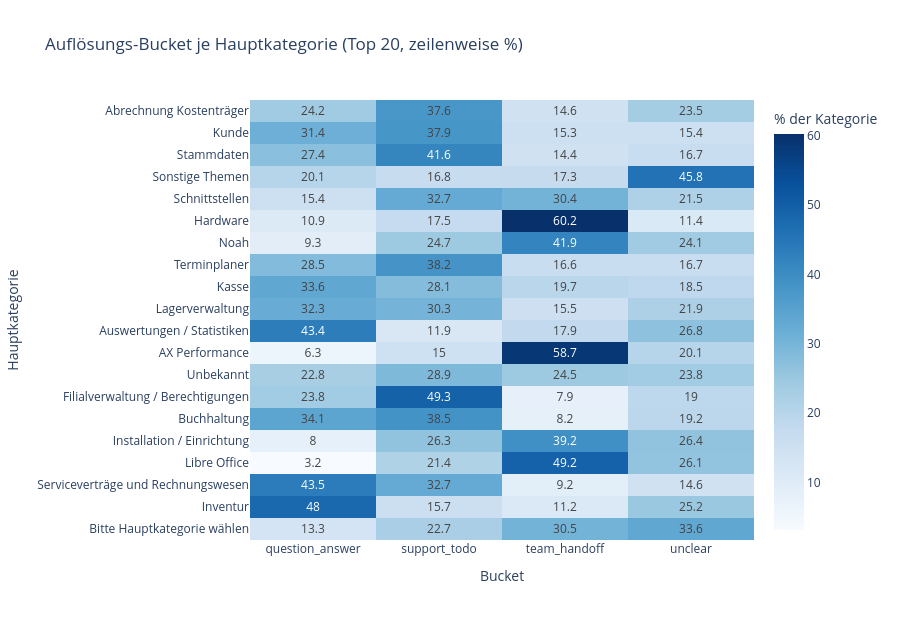

Notebook cell for this chart:
### Markdown cell above
### 6.1 · Kategorien — das eigentliche Ergebnis

Welche Hauptkategorien bestehen überwiegend aus beantwortbaren Fragen und Routine-Aufgaben,
und welche aus echten Eskalationen? Das ist die Antwort auf „wo setzen wir KI zuerst an“.

### Code cell
TOP_N_CATEGORIES = 20

top_categories = labelled["Hauptkategorie"].value_counts().head(TOP_N_CATEGORIES).index
subset = labelled[labelled["Hauptkategorie"].isin(top_categories)]

share = (
    pd.crosstab(
        subset["Hauptkategorie"], subset["resolution_bucket"], normalize="index"
    )
    * 100
).round(1)
share = share.loc[top_categories]

figure = px.imshow(
    share,
    text_auto=True,
    aspect="auto",
    color_continuous_scale="Blues",
    labels={"x": "Bucket", "y": "Hauptkategorie", "color": "% der Kategorie"},
    title=f"Auflösungs-Bucket je Hauptkategorie (Top {TOP_N_CATEGORIES}, zeilenweise %)",
)
figure.update_layout(height=620)
figure.show()

### Figure 1 — Plotly figure (JSON) as saved in the notebook; plotly's stock layout.template omitted (floating-point values rounded to 4 significant figures)
{"data": [{"coloraxis": "coloraxis", "hovertemplate": "Bucket: %{x}<br>Hauptkategorie: %{y}<br>% der Kategorie: %{z}<extra></extra>", "name": "0", "texttemplate": "%{z}", "type": "heatmap", "x": ["question_answer", "support_todo", "team_handoff", "unclear"], "xaxis": "x", "y": ["Abrechnung Kostenträger", "Kunde", "Stammdaten", "Sonstige Themen", "Schnittstellen", "Hardware", "Noah", "Terminplaner", "Kasse", "Lagerverwaltung", "Auswertungen / Statistiken", "AX Performance", "Unbekannt", "Filialverwaltung / Berechtigungen", "Buchhaltung", "Installation / Einrichtung", "Libre Office", "Serviceverträge und Rechnungswesen", "Inventur", "Bitte Hauptkategorie wählen"], "yaxis": "y", "z": [[24.2, 37.6, 14.6, 23.5], [31.4, 37.9, 15.3, 15.4], [27.4, 41.6, 14.4, 16.7], [20.1, 16.8, 17.3, 45.8], [15.4, 32.7, 30.4, 21.5], [10.9, 17.5, 60.2, 11.4], [9.3, 24.7, 41.9, 24.1], [28.5, 38.2, 16.6, 16.7], [33.6, 28.1, 19.7, 18.5], [32.3, 30.3, 15.5, 21.9], [43.4, 11.9, 17.9, 26.8], [6.3, 15.0, 58.7, 20.1], [22.8, 28.9, 24.5, 23.8], [23.8, 49.3, 7.9, 19.0], [34.1, 38.5, 8.2, 19.2], [8.0, 26.3, 39.2, 26.4], [3.2, 21.4, 49.2, 26.1], [43.5, 32.7, 9.2, 14.6], [48.0, 15.7, 11.2, 25.2], [13.3, 22.7, 30.5, 33.6]]}], "layout": {"coloraxis": {"autocolorscale": false, "colorbar": {"title": {"text": "% der Kategorie"}}, "colorscale": [[0, "rgb(247,251,255)"], [0.125, "rgb(222,235,247)"], [0.25, "rgb(198,219,239)"], [0.375, "rgb(158,202,225)"], [0.5, "rgb(107,174,214)"], [0.625, "rgb(66,146,198)"], [0.75, "rgb(33,113,181)"], [0.875, "rgb(8,81,156)"], [1, "rgb(8,48,107)"]]}, "height": 620, "title": {"text": "Auflösungs-Bucket je Hauptkategorie (Top 20, zeilenweise %)"}, "xaxis": {"anchor": "y", "domain": [0, 1], "title": {"text": "Bucket"}}, "yaxis": {"anchor": "x", "autorange": "reversed", "domain": [0, 1], "title": {"text": "Hauptkategorie"}}}}
